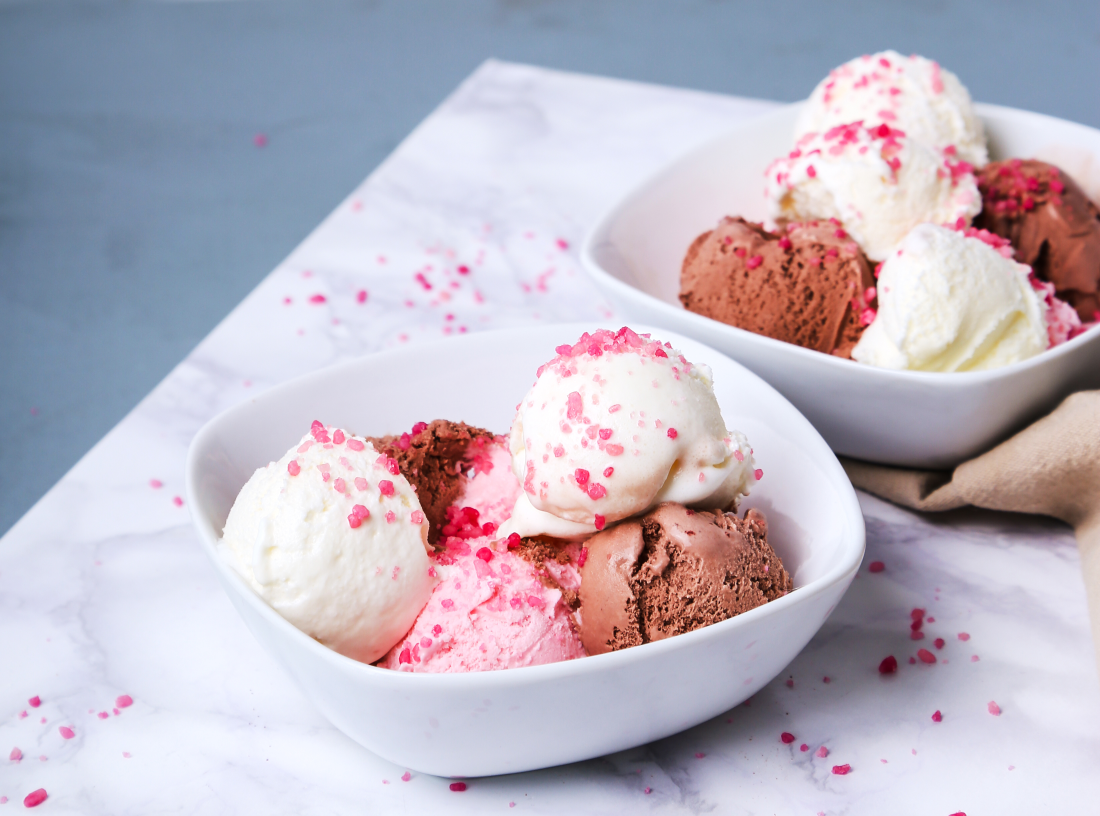
#> input picture randomfoods/s10.jpg, 3300 x 2448 px (shown at 1/3 size); its folder holds only this picture in this run
$ python -i Random.py   (imports and definitions only)   (older library calls are emulated)
#> lines starting #> are read from the running program, lines starting #| are printed output that depends on the picture
from tkinter import *
from PIL import Image, ImageTk
import random

menu1 = {1: ['ข้าวกะเพราหมูสับไข่ดาว', './randomfoods/p1.jpg'],
        2: ['ผัดไท', './randomfoods/p2.jpg'],
        3: ['ข้าวผัดกุ้ง', './randomfoods/p3.jpg'],
        4: ['ข้าวพะโล้หมู', './randomfoods/p4.jpg'],
        5: ['ผัดซีอิ๊วหมู', './randomfoods/p5.jpg'],
        6: ['คะน้าหมูกรอบราดข้าว', './randomfoods/p6.jpg'],
        7: ['ข้าวหมูทอดกระเทียมไข่ดาว', './randomfoods/p7.jpg'],
        8: ['แกงเขียวหวานไก่', './randomfoods/p8.jpg'],
        9: ['ลาบหมู', './randomfoods/p9.jpg'],
        10: ['ลูกชิ้นปิ้ง', './randomfoods/p10.jpg']}

menu2 = {1: ['บิงซูสตอร์เบอร์รี่', './randomfoods/s1.jpg'],
        2: ['คัพเค้ก', './randomfoods/s2.jpg'],
        3: ['ข้าวเหนียวมะม่วง', './randomfoods/s3.jpg'],
        4: ['บัวลอย', './randomfoods/s4.jpg'],
        5: ['ฮันนี่โทสต์', './randomfoods/s5.jpg'],
        6: ['เครปญี่ปุ่น', './randomfoods/s6.jpg'],
        7: ['บัวลอยเผือก', './randomfoods/s7.jpg'],
        8: ['สลัดผลไม้', './randomfoods/s8.jpg'],
        9: ['บวดฟักทอง', './randomfoods/s9.jpg'],
        10: ['ไอศครีม', './randomfoods/s10.jpg']}


# ---------------------------- หน้าที่ 4 ----------------------------
def result(frame):
    global m, n
    frame.destroy()
    frame = Frame(root, width=700, height=720, bg='#e6ccff')
    frame.pack(expand=True, fill='both')
    f1 = Frame(frame, bg='#e6ccff')
    f1.grid(row=0, column=0, padx=20, pady=25)
    Label(f1, text='อาหารวันนี้', width=18, height=2, fg='#cc0066', bg='#ff9999', font=('Sarabun', 16, 'bold')).pack(pady=10)
    img1 = ImageTk.PhotoImage((Image.open(menu1[n][1])).resize((300, 300), Image.ANTIALIAS))
    Label(f1, image=img1, bg='#cc9900').pack(pady=30)
    Label(f1, text=menu1[n][0], width=20, height=1, fg='#990099', bg='#e6ccff',
          font=('Sarabun', 14, 'bold')).pack(pady=10)

    f2 = Frame(frame, bg='#e6ccff')
    f2.grid(row=0, column=1, padx=20, pady=25)
    Label(f2, text='ขนมหวานวันนี้', width=18, height=2, fg='#cc0066', bg='#ff9999',
               font=('Sarabun', 16, 'bold')).pack(pady=10)
    img2 = ImageTk.PhotoImage((Image.open(menu2[m][1])).resize((300, 300), Image.ANTIALIAS))
    Label(f2, image=img2, bg='#cc9900').pack(pady=30)
    Label(f2, text=menu2[m][0], width=20, height=1, fg='#990099', bg='#e6ccff',
          font=('Sarabun', 14, 'bold')).pack(pady=10)

    f3 = Frame(frame, bg='#e6ccff')
    f3.grid(row=1, column=0, columnspan=2, pady=30)
    b1 = Button(f3, text='Restart', width=10, height=1, fg='#ffe6e6', bg='#990033',
                font=('Courier New', 16, 'bold'), command=lambda: start(frame))
    b1.pack(pady=25)
    frame.mainloop()

# ---------------------------- หน้าที่ 3 ----------------------------
state2 = 1
# [85 lines left out: functions randomsweet, sweets, not called in this run]


# ---------------------------- หน้าที่ 2 ----------------------------
state1 = 1
# [103 lines left out: functions randomfood, foods, start, not called in this run]


# [5 lines not run here, left out]
# [1 line that did not run here, left out]
# [4 lines not run here, left out]

>>> import cv2
>>> picture = cv2.imread('randomfoods/s10.jpg', cv2.IMREAD_GRAYSCALE)
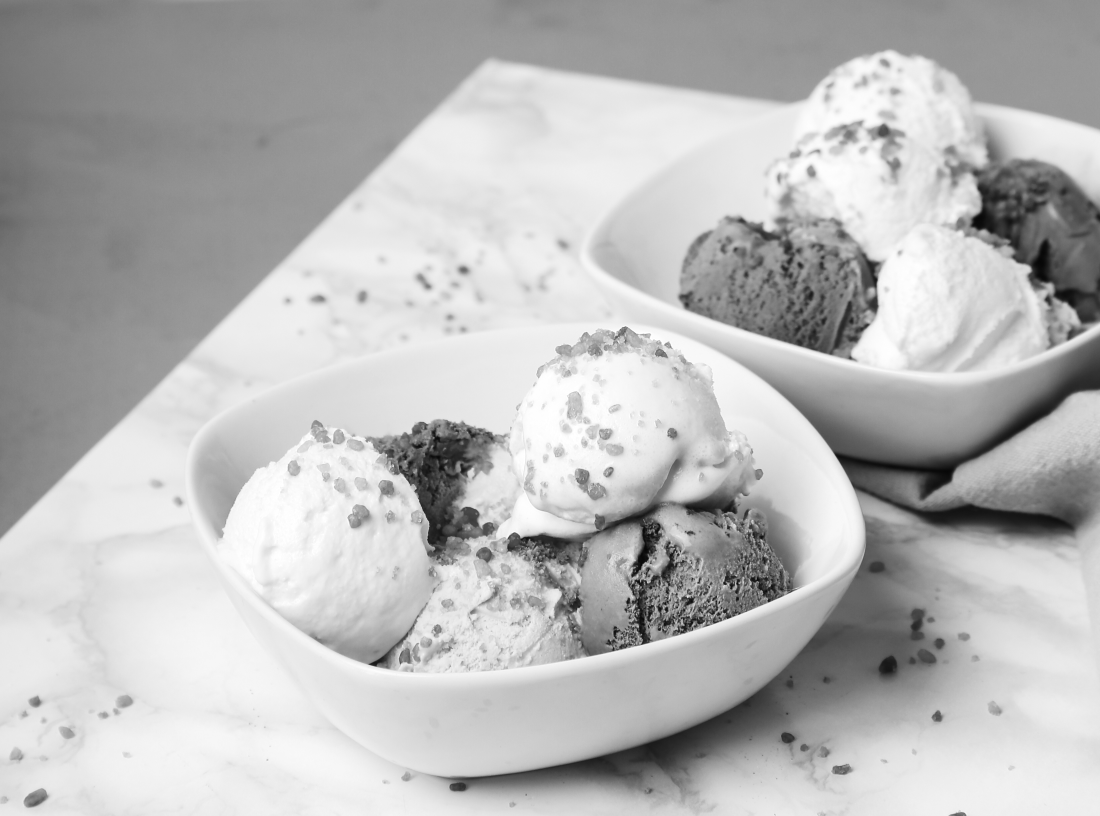
#> picture: shape (2448, 3300) (shown at 1/3 size); min 5, max 255, mean 185
#> (the run stopped early here; a loop or call above may not have finished)
